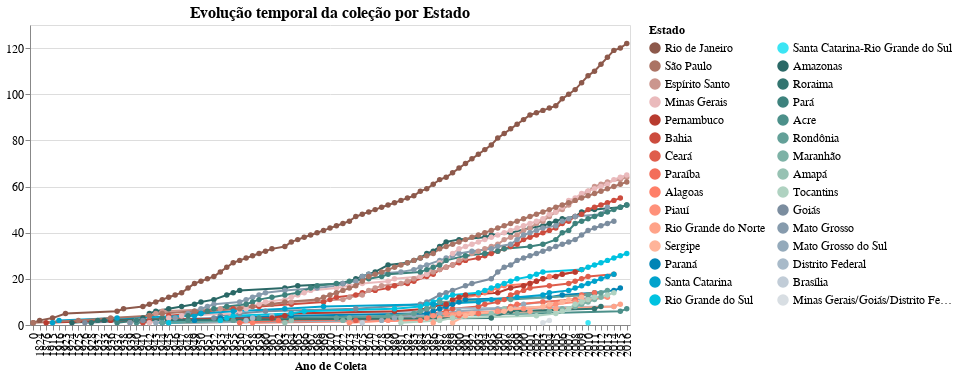

Write notebook code for a chart like this one.
### Code cell
g1 = alt.Chart(teste, title='Evolução temporal da coleção por Estado', width=600).mark_line(point=True).encode(
    x= alt.X('ano_coleta', type="ordinal", title='Ano de Coleta'),
    y= alt.Y('cumulative_sum', title='', 
             sort=alt.EncodingSortField('counts', op="count", order='descending')),
    color= alt.Color('estado:N', title='Estado', 
                        legend= alt.Legend(columns=2, symbolLimit=42),
                     scale= alt.Scale(domain=list(cores_estados.keys()), range=list(cores_estados.values()))),
    tooltip= alt.Tooltip(['regiao_e_estado','ano_coleta','counts', 'cumulative_sum'])
)

g1 = g1.configure_title(fontSize=16).configure_axis(
    labelFontSize=12,
    titleFontSize=12
).configure_legend(
    labelFontSize=12,
    titleFontSize=12
)

# g1.save('./graphs/cumCounts/time-spacial/evolucao_por_estado.html')

g1

### Figure 1 — Vega-Lite specification as saved in the notebook (floating-point values rounded to 4 significant figures; data arrays with more than 128 entries replaced by an {"elided": "..."} marker saying what was removed)
{"config": {"view": {"continuousWidth": 400, "continuousHeight": 300}, "axis": {"labelFontSize": 12, "titleFontSize": 12}, "legend": {"labelFontSize": 12, "titleFontSize": 12}, "title": {"fontSize": 16}}, "data": {"name": "data-e49b5e2f579ce44c32534e715c726b74"}, "mark": {"type": "line", "point": true}, "encoding": {"color": {"type": "nominal", "field": "estado", "legend": {"columns": 2, "symbolLimit": 42}, "scale": {"domain": ["Rio de Janeiro", "São Paulo", "Espírito Santo", "Minas Gerais", "Pernambuco", "Bahia", "Ceará", "Paraíba", "Alagoas", "Piauí", "Rio Grande do Norte", "Sergipe", "Paraná", "Santa Catarina", "Rio Grande do Sul", "Santa Catarina-Rio Grande do Sul", "Amazonas", "Roraima", "Pará", "Acre", "Rondônia", "Maranhão", "Amapá", "Tocantins", "Goiás", "Mato Grosso", "Mato Grosso do Sul", "Distrito Federal", "Brasília", "Minas Gerais/Goiás/Distrito Federal"], "range": ["#8d594b", "#ab7364", "#cb968e", "#eababc", "#b83b2f", "#cc4c3e", "#df5d4b", "#f36e5a", "#ff7f68", "#ff917a", "#ffa389", "#ffb499", "#0084b5", "#00a2cc", "#00c2e0", "#3be5f4", "#2a6866", "#337570", "#3d827d", "#4c908a", "#63a098", "#7db2a6", "#97c2b3", "#afd2c1", "#7b8d9f", "#869bad", "#94aabb", "#a8bac9", "#c1ccd7", "#d8dee3"]}, "title": "Estado"}, "tooltip": [{"type": "nominal", "field": "regiao_e_estado"}, {"type": "quantitative", "field": "ano_coleta"}, {"type": "quantitative", "field": "counts"}, {"type": "quantitative", "field": "cumulative_sum"}], "x": {"type": "ordinal", "field": "ano_coleta", "title": "Ano de Coleta"}, "y": {"type": "quantitative", "field": "cumulative_sum", "sort": {"field": "counts", "op": "count", "order": "descending"}, "title": ""}}, "title": "Evolução temporal da coleção por Estado", "width": 600, "$schema": "https://vega.github.io/schema/vega-lite/v4.8.1.json", "datasets": {"data-e49b5e2f579ce44c32534e715c726b74": {"elided": "710 records"}}}
